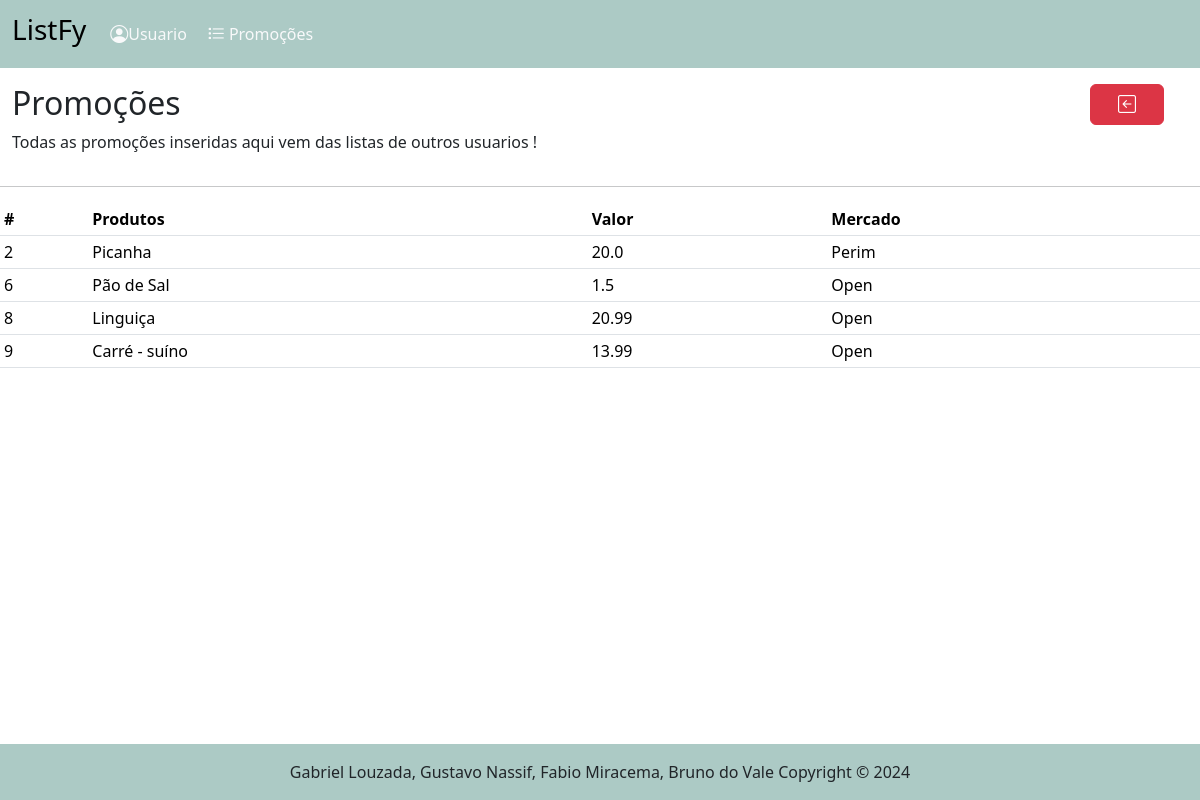
/promocao/, run on the app's committed database.
### tables this page shows
CREATE TABLE "lista" (
	"id_lista"	            INTEGER,
	"estabelecimento"	      TEXT    NOT NULL,
	"id_user"	              INTEGER NOT NULL,
  "status_lista"     		  INTEGER NOT NULL,
	FOREIGN KEY("id_user") REFERENCES "usuario"("id_user"),
	PRIMARY KEY("id_lista" AUTOINCREMENT)
);

### routes/promocao_routes.py (the view)
@router.get("/", response_class=HTMLResponse)
async def get_listar(request: Request):
    promocao = obter_todas_promocao()
    return templates.TemplateResponse("/promocao/promocao.html", {"request": request, "promocao":promocao})

### templates/promocao/promocao.html (shortened to what this page needs)
{% extends "base.html" %}
{% block conteudo %}
<div class="row mt-3 container-fluid d-flex justify-content-between">
    <div class="col-9 col-md-11">
        <h2>Promoções</h2>
        <p>Todas as promoções inseridas aqui vem das listas de outros usuarios !</p>
    </div>
    <div class="col-2 col-md-1">
        <a href="/" class="btn btn-danger"><i class="bi bi-arrow-left-square"></i></a>
    </div>
</div>
<hr>
<div>
    <table class="table table-sm">
        <tr>
            <th>#</th>
            <th>Produtos</th>
            <th>Valor</th>
            <th>Mercado</th>
        </tr>
        {% for p in promocao%}
        <tr>
            <td>{{p.id_produto}}</td>
            <td>{{p.nome_produto}}</td>
            <td>{{p.valor_promocao}}</td>
            <td>{{p.estabelecimento}}</td>
        </tr>
        {% endfor %}
    </table>
</div>
{% endblock %}

### static/style/style.css (style rules this page uses)
i { padding: 15px; font-size: 18px; }

### data on the page
lista: id_produto "2", nome_produto "Picanha", valor_promocao "20.0", estabelecimento "Perim"
lista: id_produto "6", nome_produto "Pão de Sal", valor_promocao "1.5", estabelecimento "Open", id_produto "8", nome_produto "Linguiça", valor_promocao "20.99", id_produto "9", nome_produto "Carré - suíno", valor_promocao "13.99"
